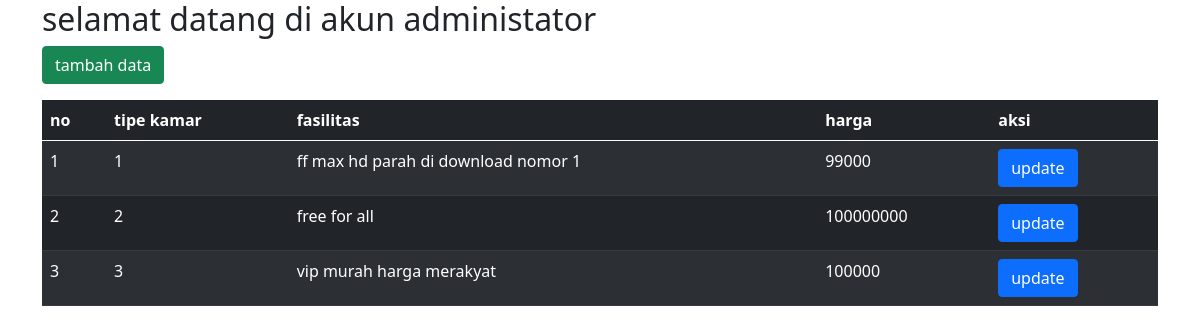
Page /type_kamar.php on the committed database.
### tables this page shows
CREATE TABLE IF NOT EXISTS `tipe_kamar` (
  `type_kamar_id` int NOT NULL,
  `fasilitas` text NOT NULL,
  `harga` double NOT NULL
);

### type_kamar.php (the view, shortened to what this page needs)
<!DOCTYPE html>
<html lang="en">
<head>
    <link href="https://cdn.jsdelivr.net/npm/bootstrap@5.0.2/dist/css/bootstrap.min.css" rel="stylesheet"
>
</head>
<body>
    <div class="container">
        <h2>selamat datang di akun administator</h2>
        <table class="table table-dark table-striped">
            <thead>
                <tr>
                    <th>no</th>
                    <th>tipe kamar</th>
                    <th>fasilitas</th>
                    <th>harga</th>
                    <th>aksi</th>
                </tr>
            </thead>
            <tbody>
                <?php $sql = "select * from tipe_kamar";
    include 'koneksi.php';
    $query = mysqli_query($koneksi, $sql);
    $kamars = mysqli_fetch_all($query, MYSQLI_ASSOC);
    $no = 1; ?>
                <?php foreach ($kamars as $kamar)  { ?>
                <tr>
                    <td><?= $no++ ?></td>
                    <td><?= $kamar['type_kamar_id'] ; ?></td>
                    <td><?= $kamar['fasilitas'] ; ?></td>
                    <td><?= $kamar['harga'];  ?></td>
                    <td><a href="edit_tipekamar.php?id= <?=$kamar ['type_kamar_id'] ; ?>" class="btn btn-primary" width="15%">update</a>
                        </td>
                </tr>
                <?php }; ?>
                <a href="tambah_tipekamar.php" class="btn btn-success mb-3">tambah data</a>
            </tbody>
        </table>
    </div>
</body>
</html>

### rows in the picture
tipe_kamar: type_kamar_id "1", fasilitas "ff max hd parah di download nomor 1", harga "99000"
tipe_kamar: type_kamar_id "2", fasilitas "free for all", harga "100000000"
tipe_kamar: type_kamar_id "3", fasilitas "vip murah harga merakyat", harga "100000"
